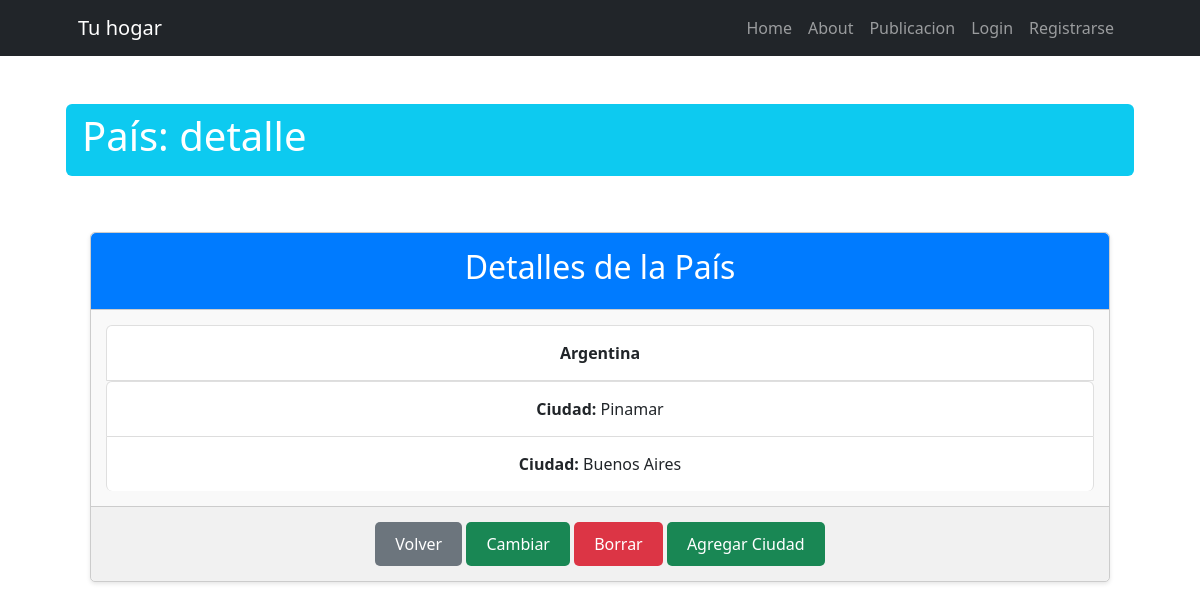
Before: /publicacion/pais/detail/1 with the older database file.
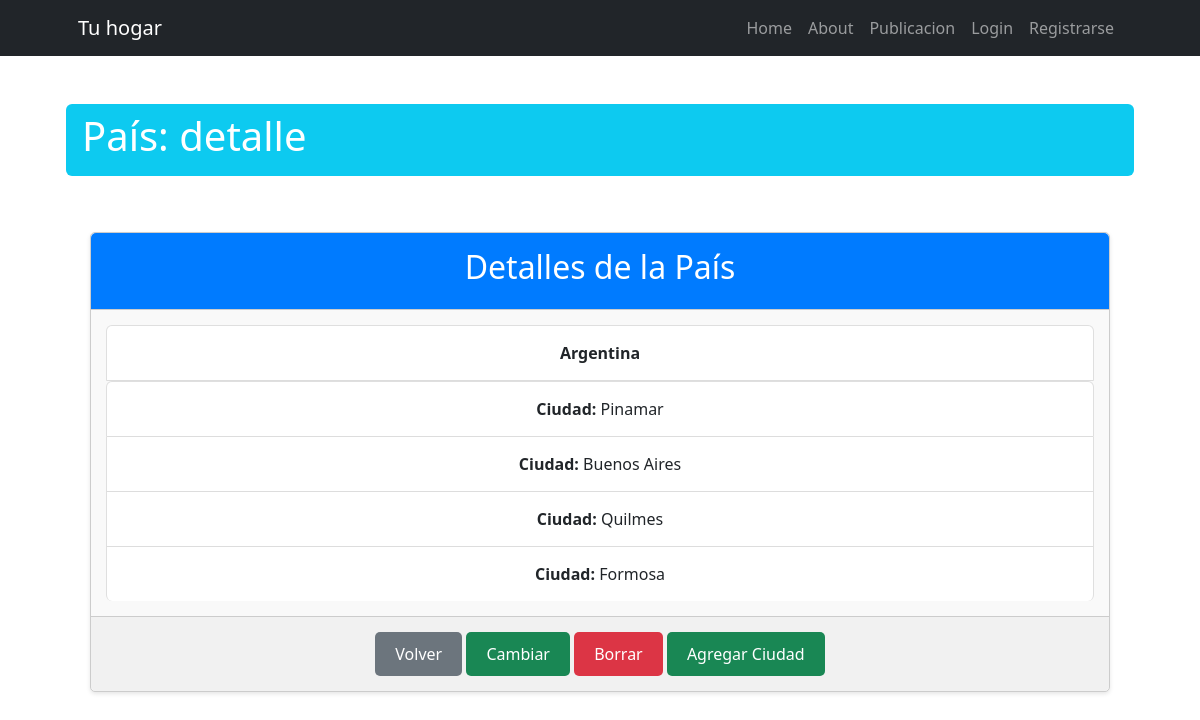
After: the same page with the newer database file.
### publicacion/models.py (models this page shows, shortened)
class Ciudad(models.Model):
    ciudad = models.CharField(max_length=200)
    pais = models.ForeignKey(Pais, on_delete=models.SET_NULL, null=True, blank=True, related_name='ciudades')
    class Meta:
        verbose_name = "Ciudad"
        verbose_name_plural = "Ciudades"

### publicacion/views.py (the view)
# urls.py: path("pais/detail/<int:pk>", views.PaisDetail.as_view(), name="pais_detail"),
class PaisDetail(DetailView):
    model = models.Pais

### publicacion/templates/publicacion/pais_detail.html (shortened to what this page needs)
{% extends 'core/base.html' %}
{% block titulo %}
    País: detalle
{% endblock titulo %}
{% block contenido %}
    <div class="container mt-5  ">
        <div class="card">
            <div class="card-header">
                <h2>Detalles de la País</h2>
            </div>
            <div class="card-body">
                <ul class="list-group">
                    <li class="list-group-item"><strong>{{ object.pais }}</strong> </li>
                        <ul class="list-group">
                            {% for ciudad in pais.ciudades.all %}
                                <li class="list-group-item">
                                    <strong>Ciudad:</strong> {{ ciudad.ciudad }}
                               </li>
                            {% endfor %}
                        </ul>
                </ul>
            </div>
            <div class="card-footer text-center">
                <a class="btn btn-secondary" href="{% url 'publicacion:pais_list' %}">Volver</a>
                <a class="btn btn-success btn-sm" href="{% url 'publicacion:pais_update' pais.id %}">Cambiar</a>
                <a class="btn btn-danger  btn-sm" href="{% url 'publicacion:pais_delete' pais.id %}">Borrar</a>
                <a class="btn btn-success btn-sm" href="{% url 'publicacion:ciudad_create'%}">Agregar Ciudad</a>
            </div>
        </div>
    </div>
{% endblock contenido %}

Changed rows visible on the page:
added Ciudad: ciudad "Quilmes"
added Ciudad: ciudad "Formosa"
